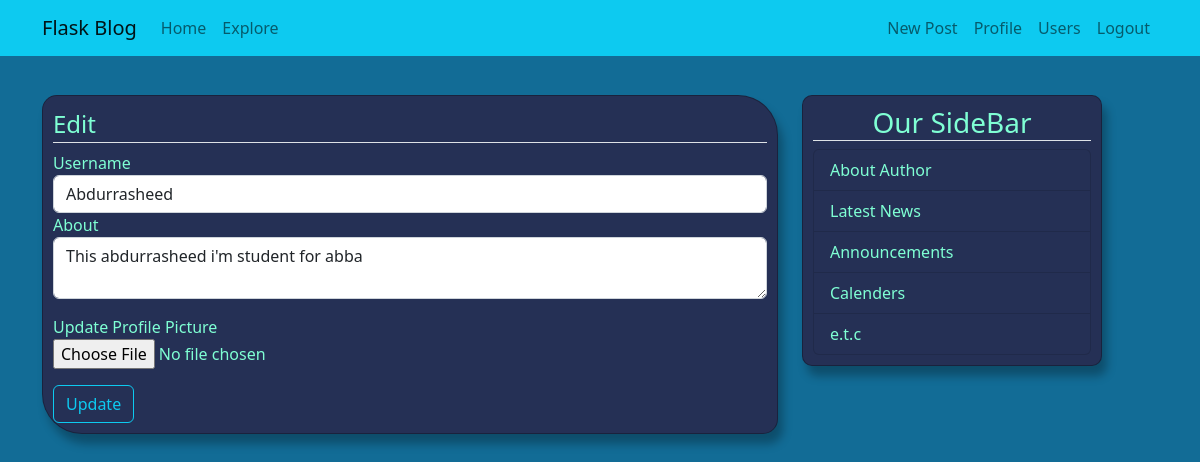
The app's page /profile/1/update (signed in), older data.
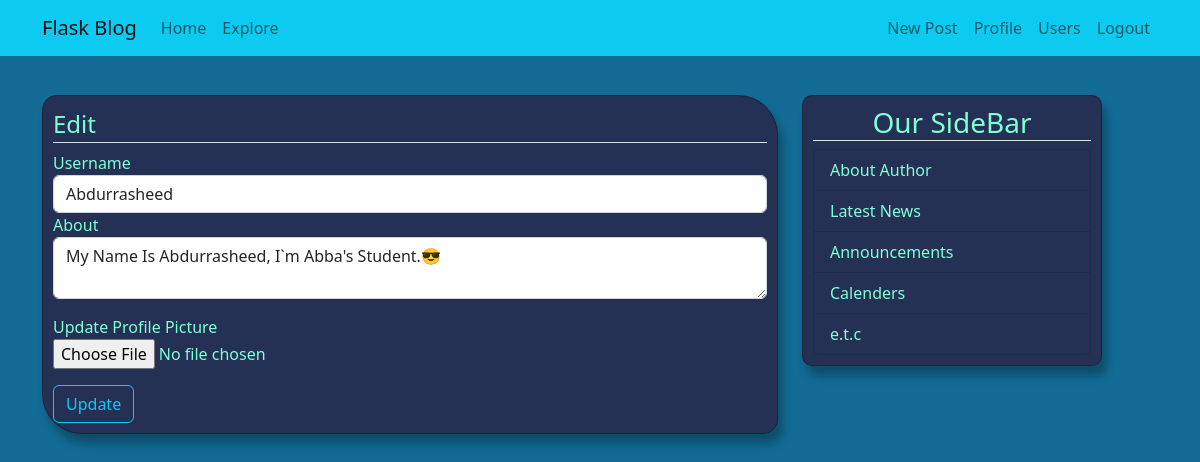
The same page, newer data.
### app/models.py (models this page shows, shortened)
class User(db.Model, UserMixin):
    id = db.Column(db.Integer, primary_key=True)
    username = db.Column(db.String(20), unique=True, nullable=False)
    email = db.Column(db.String(120), unique=True, nullable=False)
    password_hash = db.Column(db.String(20), nullable=False)
    image_file = db.Column(db.String, default='vector.jpg')
    about = db.Column(db.String, nullable=True)
    last_seen = db.Column(db.DateTime, default=datetime.utcnow)
    posts = db.relationship('Post', backref='author', lazy='dynamic')
    followed = db.relationship('User',
        secondary = followers,
        primaryjoin = (followers.c.follower_id == id),
        secondaryjoin = (followers.c.followed_id == id),
        backref = db.backref('followers', lazy='dynamic'),
        lazy = 'dynamic'
    )

### app/blog.py (the view)
@bp.route("/profile/<int:id>/update", methods=['POST', 'GET'])
def profile_update(id):
    form = EditProfileForm()
    if form.validate_on_submit():
        if form.picture.data:
            picture_file = save_picture(form.picture.data)
            if current_user.image_file != 'vector.jpg':
                os.remove(os.path.join(current_app.root_path, "static/profile_pics", current_user.image_file))
            current_user.image_file = picture_file
        current_user.username = form.username.data
        current_user.about = form.about.data
        db.session.commit()
        flash('Your account has been updated.', 'success')
        return redirect(url_for('blog.profile', id=current_user.id))
    elif request.method == 'GET':
        form.username.data = current_user.username
        form.about.data = current_user.about
    return render_template("blog/edit_pro.html", title='Edit Profile', legend='Edit', form=form)

### app/forms.py
class EditProfileForm(FlaskForm):
    username = StringField('Username', validators=[DataRequired()], render_kw={'placeholder': 'Username'})
    about = TextAreaField('About', validators=[Length(min=10, max=120)])
    picture = FileField("Update Profile Picture", validators=[FileAllowed(['jpg', 'png', 'jpeg'])])
    submit = SubmitField('Update')

### app/auth.py (called while the page is built)
@login_manager.user_loader
def load_user(id):
    user = User.query.get_or_404(int(id))
    return user

### app/blog.py (called while the page is built)
@bp.before_request
def before_request():
    if current_user.is_authenticated:
        current_user.last_seen = datetime.utcnow()
        db.session.commit()

### app/templates/blog/edit_pro.html (shortened to what this page needs)
{% extends 'layout.html' %}
{% block content %}
    <form action="" method="post" enctype="multipart/form-data">
        <div class="content-section">
            <fieldset>
                <legend class="border-bottom">{{ legend }}</legend>
                <div class="form-group">
                    {{ form.username.label(class="form-control-label") }}
                    {% if form.username.errors %}
                        {{ form.username(class="form-control is-invalid") }}
                        <div class="invalid-feedback">
                            {% for error in form.username.errors %}
                                <span>{{ error }}</span>
                            {% endfor %}
                        </div>
                    {% else %}
                        {{ form.username(class="form-control") }}
                    {% endif %}
                </div>
                <div class="form-group">
                    {{ form.about.label(class="form-control-label") }}
                    {% if form.about.errors %}
                        {{ form.about(class="form-control is-invalid") }}
                        <div class="invalid-feedback">
                            {% for error in form.about.errors %}
                                <span>{{ error }}</span>
                            {% endfor %}
                        </div>
                    {% else %}
                        {{ form.about(class="form-control") }}
                    {% endif %}
                </div>
                <div class="form-group mt-3">
                    {{ form.picture.label () }}</br>
                    {{ form.picture (class="form-control-file") }}
                </div>
            </fieldset>
            <div class="form-group mt-3">
                {{ form.submit (class="btn btn-outline-info") }}
            </div>
        </div>
    </form>
{% endblock %}

Row changes from the older to the newer data that the page shows:
changed User "Abdurrasheed": about "This abdurrasheed i'm student for abba" → "My Name Is Abdurrasheed, I`m Abba's Student.😎"
